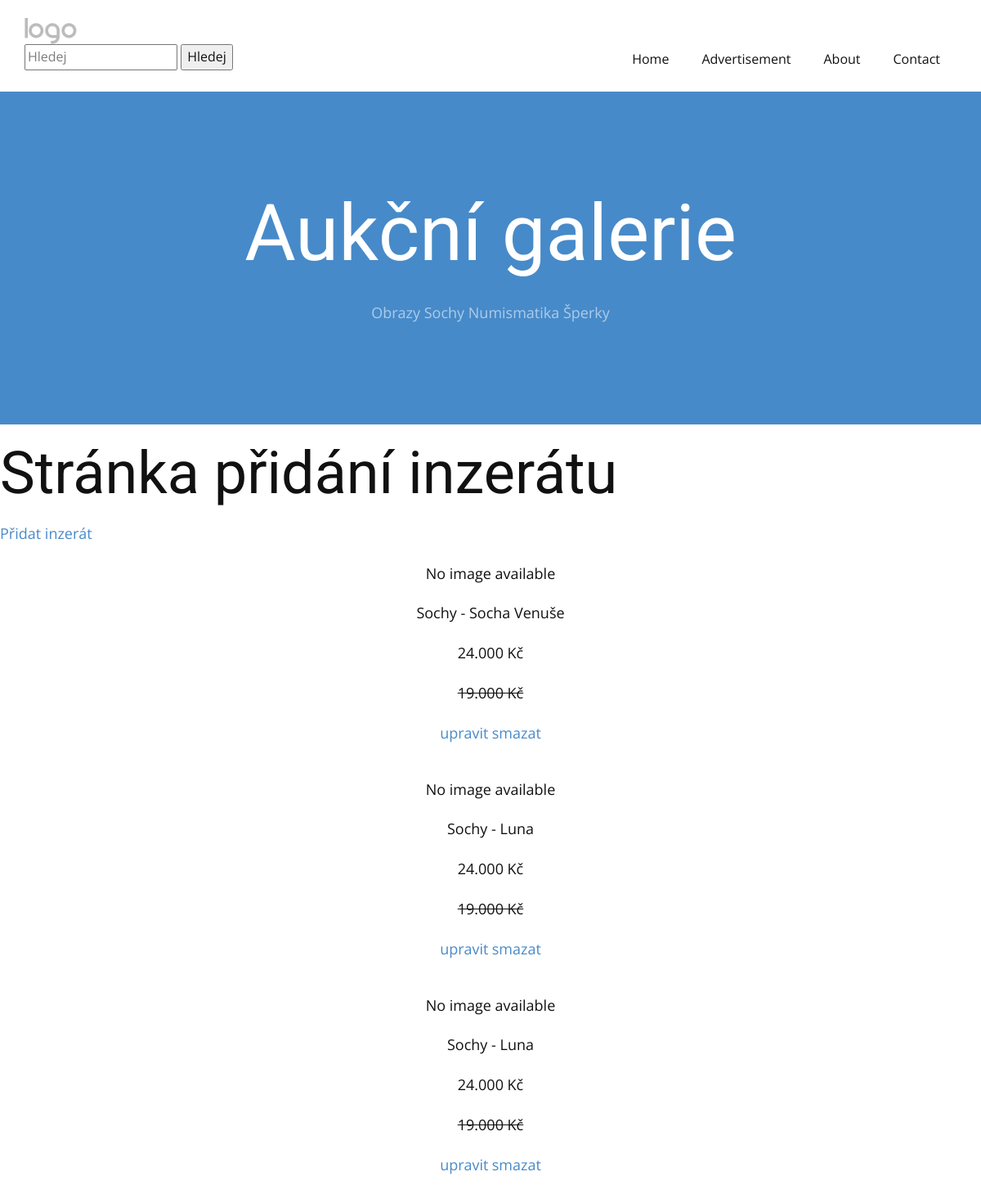
Before: /advertisement/ (upper part) with the older database file.
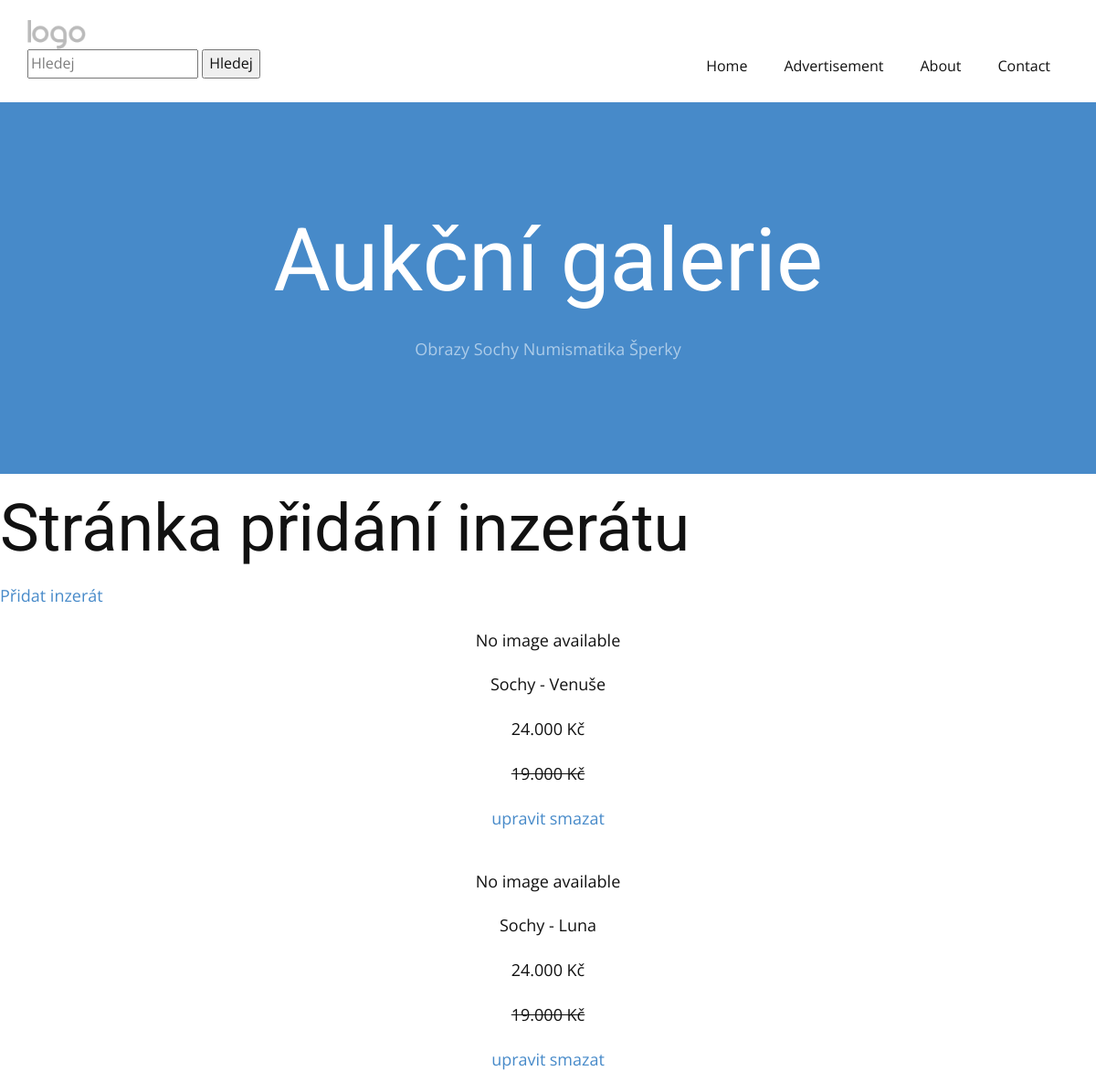
After: the same page with the newer database file.
### viewer/models.py (models this page shows, shortened)
class Advertisement(Model):
    name = CharField(max_length=128)
    user = ForeignKey(User, on_delete=models.DO_NOTHING)
    category = ForeignKey(Category, on_delete=models.DO_NOTHING)
    description = TextField()

class Category(Model):
    name = CharField(max_length=128)
    def __str__(self):
        return f"{self.name}"

### viewer/views.py (the view)
# urls.py: path('advertisement/', AdvertisementView.as_view(), name='advertisement'),
class AdvertisementView(TemplateView):
    template_name = 'advertisement.html'
    extra_context = {'advertisements': Advertisement.objects.all()}

### viewer/templates/advertisement.html (shortened to what this page needs)
{% extends 'base.html' %}
{% load static %}
{% block content %}
<h1>Stránka přidání inzerátu</h1>
<a href="{% url 'advertisement_add' %}">Přidat inzerát</a>
{% for advertisement in advertisements %}
    <div class="u-align-center u-container-style u-list-item u-repeater-item u-shape-rectangle u-video-cover u-white">
        <div class="u-container-layout u-similar-container u-container-layout-2">
            {% if advertisement.photo %}
                <img class="u-expanded-width u-image u-image-default u-image-2" alt="" data-image-width="2000" data-image-height="1330" src="{{ advertisement.photo.url }}" style="max-width: 500px; height: auto; display: block; margin: 0 auto;">
            {% else %}
                <p>No image available</p>
            {% endif %}
            <p class="u-align-center u-text u-text-5">{{ advertisement.category }} - {{ advertisement.name }}<br></p>
            <p class="u-align-center u-text u-text-6">24.000 Kč</p>
            <p class="u-align-center u-text u-text-7"><del>19.000 Kč</del></p>
                <a href="{% url 'advertisement_update' advertisement.pk %}">upravit</a>
        <a href="{% url 'advertisement_delete' advertisement.pk %}">smazat</a>
        </div>
    </div>
{% endfor %}
{% endblock %}

Changed rows visible on the page:
removed Advertisement: category "Sochy", name "Luna"
changed Advertisement: name "Socha Venuše" → "Venuše"
